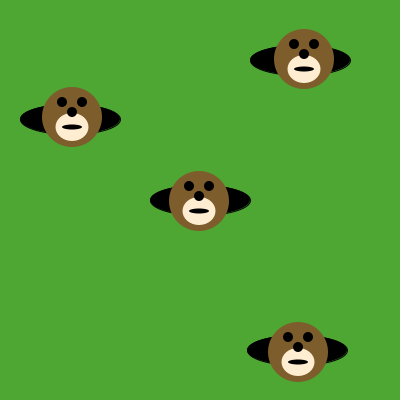
Frame 1 (no input)
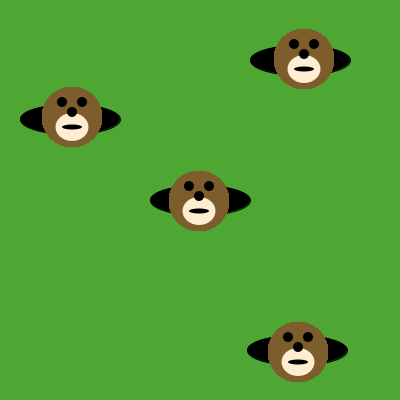
Frame 60 (the mouse pressed at the canvas centre just before this capture)
Frame 120 (the mouse held since frame 60 and released just before this capture): identical to frame 60, image omitted

The Processing sketch that drew these frames (run headless with seeded random() and noise(); from frame 60 on, the mouse is pressed at the canvas centre):

// Processing sketch: moles_in_holes
// ── moles_in_holes.pde
void draw() {

/* Use the method below to put moles in the holes. */
drawMole(72, 117);
drawMole(304, 59);
drawMole(199, 201);
drawMole(298, 352);

}

void drawMole(int moleX, int moleY) {
     noStroke();
     fill(125, 93, 43);
     ellipse(moleX, moleY, 60, 60); // face
     fill(255, 237, 209);
     ellipse(moleX, moleY+10, 33, 28); 
     fill(0, 0, 0);
     ellipse(moleX-10, moleY-15, 10, 10); // eyes
     ellipse(moleX+10, moleY-15, 10, 10);
     ellipse(moleX, moleY-5, 10, 10); // nose
     ellipse(moleX, moleY+10, 20, 5); // mouth
}

void setup() {
     size(400, 400);
     background(78, 166, 51); // green grass
     fill(0, 0, 0);
     ellipse(200, 200, 100, 30); // holes!
     ellipse(70, 119, 100, 30);
     ellipse(300, 60, 100, 30);
     ellipse(297, 350, 100, 30);
}
